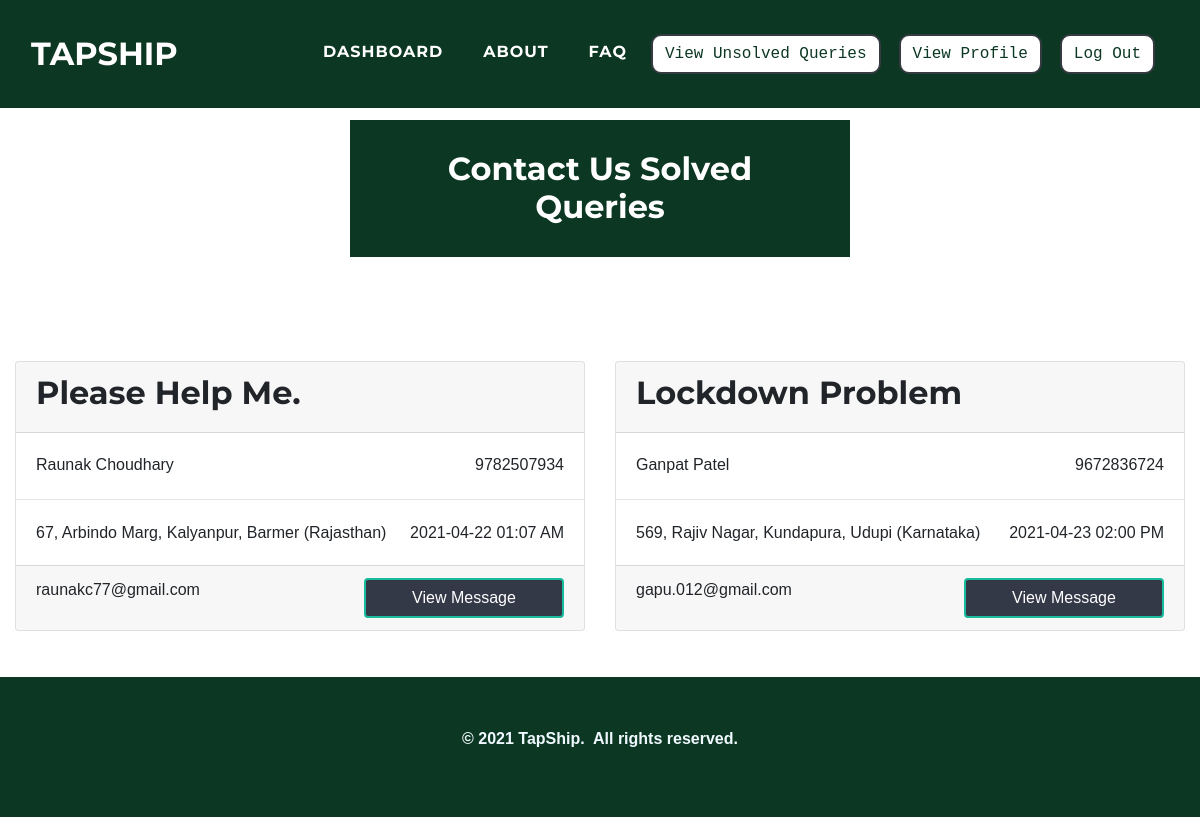
/admin/contactsolvedqueries.php (signed in), run on an earlier commit of the app's database.
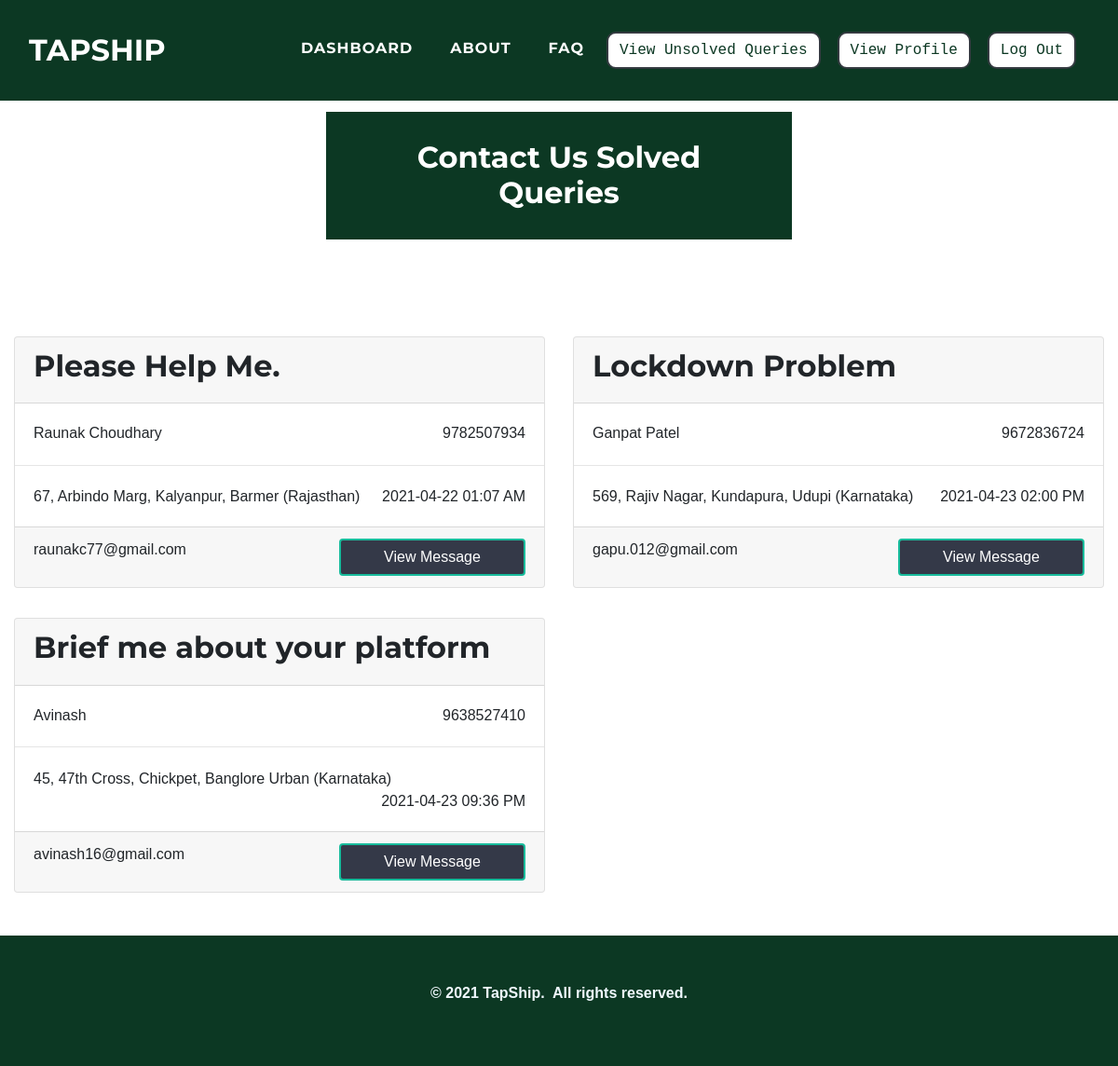
And on a later commit of the database.
### tables this page shows
CREATE TABLE `contactus` (
  `u_id` int NOT NULL,
  `u_name` varchar(50) NOT NULL,
  `u_mobile` varchar(50) NOT NULL,
  `u_email` varchar(50) NOT NULL,
  `u_address` varchar(500) NOT NULL,
  `u_subject` varchar(500) NOT NULL,
  `u_message` text NOT NULL,
  `u_date` varchar(50) NOT NULL,
  `u_time` varchar(30) DEFAULT NULL,
  `u_status` varchar(10) DEFAULT NULL
);

### admin/contactsolvedqueries.php (the view, shortened to what this page needs)
<?php
$res = $_SESSION["sessionid"];
$a_name = $res;
?>
<!DOCTYPE html>
<html>
<head>
    <link rel="stylesheet" href="../assets/bootstrap/css/bootstrap.min.css">
    <link rel="stylesheet" href="../assets/fonts/font-awesome.min.css">
    <link rel="stylesheet" href="../assets/fonts/ionicons.min.css">
    <link rel="stylesheet" href="../assets/css/Article-List.css">
    <link rel="stylesheet" href="../assets/css/Features-Boxed.css">
    <link rel="stylesheet" href="../assets/css/Footer-Dark.css">
    <link rel="stylesheet" href="../assets/css/Highlight-Blue.css">
    <link rel="stylesheet" href="https://cdnjs.cloudflare.com/ajax/libs/animate.css/3.5.2/animate.min.css">
    <link rel="stylesheet" href="https://cdnjs.cloudflare.com/ajax/libs/aos/2.2.0/aos.css">
    <link rel="stylesheet" href="../assets/css/Login-Form-Clean.css">
    <link rel="stylesheet" href="../assets/css/table-style.css" />
    <link rel="stylesheet" href="../assets/css/card-hover.css">
</head>
<body id="page-top">
    <nav class="navbar navbar-light navbar-expand-lg fixed-top text-uppercase" id="mainNav" style="background: #0c3823;">
        <div class="container-fluid">
            <a class="navbar-brand js-scroll-trigger" data-bs-hover-animate="pulse" href="../index.php" style="font-family: Montserrat, sans-serif;">TAPSHIP</a>
            <div class="collapse navbar-collapse" id="navbarResponsive">
                <ul class="nav navbar-nav ml-auto">
                    <li class="nav-item mx-0 mx-lg-1"><a class="nav-link py-3 px-0 px-lg-3 rounded js-scroll-trigger" data-bs-hover-animate="pulse" href="index.php" style="filter: contrast(100%) grayscale(0%) hue-rotate(0deg) invert(0%) sepia(0%);">DASHBOARD</a></li>
                    <li class="nav-item mx-0 mx-lg-1"><a class="nav-link py-3 px-0 px-lg-3 rounded js-scroll-trigger" data-bs-hover-animate="pulse" href="../about.php">ABOUT</a></li>
                    <li class="nav-item mx-0 mx-lg-1"><a class="nav-link py-3 px-0 px-lg-3 rounded js-scroll-trigger" data-bs-hover-animate="pulse" href="../faq.php">FAQ</a></li>
                    <li class="nav-item mx-0 mx-lg-1"><a href="contactunsolvedqueries.php"><button class="btn btn-dark text-monospace" data-bs-hover-animate="pulse" type="button" style="margin: 10px;background: rgb(255,255,255);color: #0c3823;margin-left: 0;border-radius: 10px;">View Unsolved Queries</button></a></li>
                    <li class="nav-item mx-0 mx-lg-1"><a href="updateprofile.php?a_name=<?php echo $a_name; ?>"><button class="btn btn-dark text-monospace" data-bs-hover-animate="pulse" type="button" style="margin: 10px;background: rgb(255,255,255);color: #0c3823;margin-left: 0;border-radius: 10px;">View Profile</button></a></li>
                    <li class="nav-item mx-0 mx-lg-1"><a href="../admin/logout-script.php"><button class="btn btn-dark text-monospace" data-bs-hover-animate="pulse" type="button" style="margin: 10px;background: rgb(255,255,255);color: #0c3823;margin-left: 0;border-radius: 10px;">Log Out</button></a></li>
                </ul>
            </div>
        </div>
    </nav>
    <div class="features-boxed">
        <div class="container-fluid" style="background: #ffffff;">
            <div class="intro" style="background: #0c3823;margin-top: 120px;margin-bottom: 30px;">
                <h2 class="text-center" data-aos="fade" style="color: rgb(255,255,255);padding: 30px;margin-bottom: 0px;">Contact Us Solved Queries</h2>
            </div>
        </div>
    </div>
    <br><br>
    <?php
     $con = mysqli_connect("localhost", "root", "", "tapship");
    $query = "SELECT * FROM contactus where u_status = '1'";
    $res = mysqli_query($con, $query);
    ?>
    <div class="container-fluid">
        <div class="row" style="margin-top: 10px;">
            <?php while ($row = mysqli_fetch_assoc($res)) { ?>
                <div class="col-md-12 col-xl-6 mb-6 my-3">
                    <div class="card">
                        <div class="card-header">
                            <h2><?php echo $row['u_subject']; ?></h2>
                        </div>
                        <div class="card-body"><?php echo $row['u_name'] ?><span style="float: right"><?php echo $row['u_mobile']; ?></span></div>
                        <hr style="width:100%;margin: 0.1em auto;">
                        <div class="card-body"><?php echo $row['u_address']; ?><span style="float: right"><?php echo $row['u_date'] . " " . $row['u_time']; ?></span></div>
                        <div class="card-footer" style=""><?php echo $row['u_email'] ?><button class="btn btn-primary float-right " type="button" data-toggle="modal" data-target="#mszModal-<?php echo $row['u_id']; ?>" style="background-color: rgb(52,57,72); width: 200px;">View Message</button></div>
                    </div>
                </div>
            <?php
            }
            ?>
        </div>
    </div>
    <div class="footer-dark" style="background: rgb(12,56,35); margin-top: 30px;">
        <footer>
            <div class="container-fluid">
                <p style="text-align: center;"><strong>© 2021 TapShip.&nbsp; All rights reserved.</strong><br></p>
            </div>
        </footer>
    </div>
</body>
</html>

### assets/css/Features-Boxed.css (style rules this page uses)
.features-boxed { color: #313437; background-color: #eef4f7; }
.features-boxed h2 { font-weight: bold; margin-bottom: 40px; padding-top: 40px; color: inherit; }
.features-boxed .intro { font-size: 16px; max-width: 500px; margin: 0 auto; }

### assets/css/Footer-Dark.css (style rules this page uses)
.footer-dark { padding: 50px 0; bottom: 0; color: #f0f9ff; background-color: #282d32; }

### assets/css/table-style.css (style rules this page uses)
body { margin:0; font-family: sans-serif; }
* { box-sizing: border-box; }

What changed in the data, as far as the page shows it:
now on this page (row edited): contactus: u_subject "Brief me about your platform", u_name "Avinash", u_mobile "9638527410", u_address "45, 47th Cross, Chickpet, Banglore Urban (Karnataka)", u_date "2021-04-23", u_time "09:36 PM", u_email "avinash16@gmail.com"
